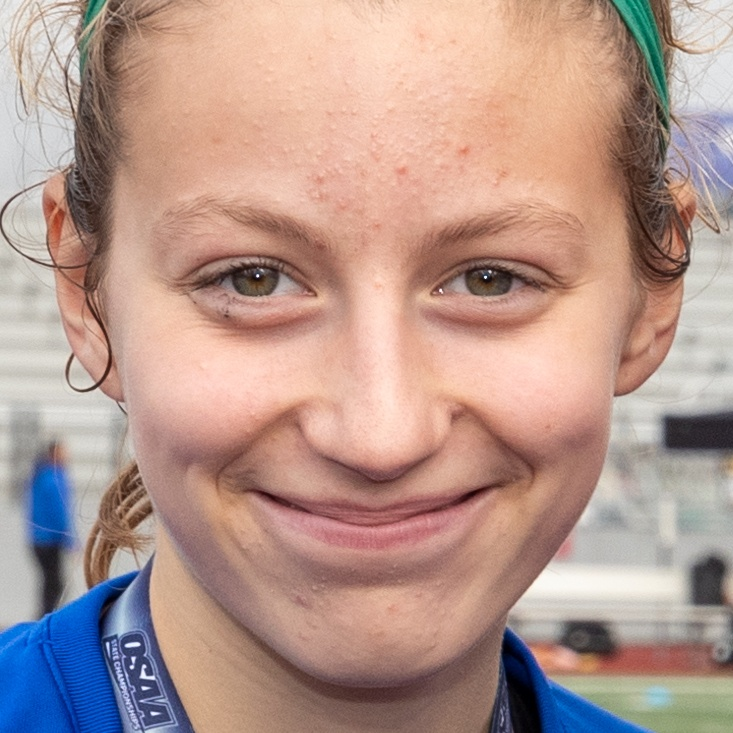
#> input picture Capstone 2 - Fútbol/data/00_support/face_vs_object_dataset/extended_faces/faces_0123.jpg, 733 x 733 px; its folder holds 4 pictures in this run
$ jupyter execute --allow-errors '08 - 02 Extended Face vs Object Model.ipynb'   (shell and % lines are left out)
#> lines starting #> are read from the running program, lines starting #| are printed output that depends on the picture
### Capstone 2 - Fútbol/code/support_class.py
import settings as s

import concurrent.futures
import cv2
from cv2 import Canny
from functools import partial
from imblearn.over_sampling import SMOTE
import lightgbm as lgb
from matplotlib import transforms
from matplotlib.colors import ListedColormap
from matplotlib.lines import Line2D
import matplotlib.patheffects as path_effects
import matplotlib.pyplot as plt
from matplotlib.ticker import PercentFormatter, StrMethodFormatter
import numpy as np
from pathlib import Path
import pandas as pd
import pickle
import rawpy
import seaborn as sns
from skimage.filters import laplace, sobel, roberts
from sklearn.preprocessing import binarize
from sklearn.model_selection import train_test_split
from sklearn.metrics import roc_auc_score, confusion_matrix, cohen_kappa_score, matthews_corrcoef
import time


# decorator to help with timing functions
# [10 lines left out: function time_it, not called in this run]


# class for holding functions for project
class Fball:

    # print blank lines
    # [25 lines left out: functions bl, save_model, load_model, not called in this run]


    @staticmethod
    def checkfile(file, ir=True):
#> called with ir = False
        num = 0
        if ir:
            file = s.REPORT_IMAGES_jn / file
        else:
            file = s.REPORT_IMAGES / file
        file_stem = file.stem
        while file.exists() or num == 0:
            num += 1
            file = file.parent / Path(file_stem + '_' + str(num).zfill(2) + file.suffix)
        return file


    # [258 lines left out: functions count_summary, get_face_embedding, get_crop, skin_tone, vectorized_form, get_data and 5 more, not called in this run]

    @staticmethod
    def plot_model_comparison(classification_algos_name, accuracy_score_list, y_limit):
        df_models = pd.DataFrame({"algorithms": classification_algos_name,
                                  "accuracy": accuracy_score_list})
        df_models.set_index(keys='algorithms', drop=True, inplace=True)
        df_models.sort_values(by='accuracy', ascending=True, inplace=True)
        fig, ax = plt.subplots(figsize=(10, 5))
        sns.barplot(df_models.index, df_models['accuracy'], palette='Blues', ax=ax)  # revoved xyz
        plt.xticks(rotation=90)
        plt.ylim(y_limit)
        plt.ylabel('Accuracy Score')
        plt.grid(True)
        plt.show()
        model_best_roc = df_models.index[-1]
        print(f'Best classifier: {model_best_roc}')
        Fball.bl()
        return model_best_roc

    # [365 lines left out: functions get_model_info, eval_model_valid, addl_measures, train_valid_test, graph_cutoff, exploded_cm and 10 more, not called in this run]


# face aligner
class FaceAligner:
    # [44 lines left out: functions __init__, align, not called in this run]

### Capstone 2 - Fútbol/reports/08 - 02 Extended Face vs Object Model.ipynb
Fútbol Match Highlights<br>
Face vs Object Model - Capstone 2<br>
Tom Widdows

This notebook trains and saves a model that can distinguish between faces and objects (non-faces). <br><br>
Face detection is the process of identifying faces in an image.  Face recognition is the process of recognizing a face that was detected.  During the process of face detection, the detector will often incorrectly identify objects (non-faces) as faces.  The images below show 4 **"faces"** detected from images.

The main application loads this model and verifies that detected faces in the current image are not objects (non-faces) before attempting facial recognition.  This notebooks purpose is to train and save a model for later use in the main application.

##### Housekeeping...

[cell 1]
#import required modules
import sys
sys.path.append('../code')
import settings as s

import cv2
from lightgbm import LGBMClassifier
import numpy as np
import pandas as pd
from pathlib import Path
import pickle
import random
from sklearn.metrics import accuracy_score, f1_score, precision_score, recall_score, roc_auc_score
from sklearn.naive_bayes import GaussianNB
from sklearn.neighbors import KNeighborsClassifier
from sklearn.preprocessing import StandardScaler
from sklearn.tree import DecisionTreeClassifier, ExtraTreeClassifier
from support_class import Fball, time_it
import time

start_all = time.time()  # track time for notebook to run

##### Common variables and settings...

[cell 2]
# variables used throughout the notebook
random.seed(14)
vec_size = 64  # pixel width & height (square) of training vector, vec is vec_size * vec_size

# save figure unique filenames
cm_valid_fig = Fball.checkfile('08 - 02 Extended Face vs Object Model CM Valid.jpg', ir=False)
cm_test_fig = Fball.checkfile('08 - 02 Extended Face vs Object Model CM Test.jpg', ir=False)

# classifiers
classification_algos_name = [
    "KNeighborsClassifier",
    "GaussianNB",
    "DecisionTreeClassifier",
    "ExtraTreeClassifier",
    "LGBMClassifier"
]

#> (the rest of this cell did not finish here and is left out)

#### Load our two datasets

[cell 3]
faces = [f for f in Path(s.FACE_VS_OBJECT_DATASET / 'extended_faces').iterdir()]
#> (the rest of this cell did not finish here and is left out)

#### Read the images in each set, convert to grayscale and resize

[cell 4]
# feature engineering for faces - read image, convert to grayscale and resize
faces_vecs = []
for face in faces:
    image = cv2.imread(str(face), cv2.IMREAD_GRAYSCALE)
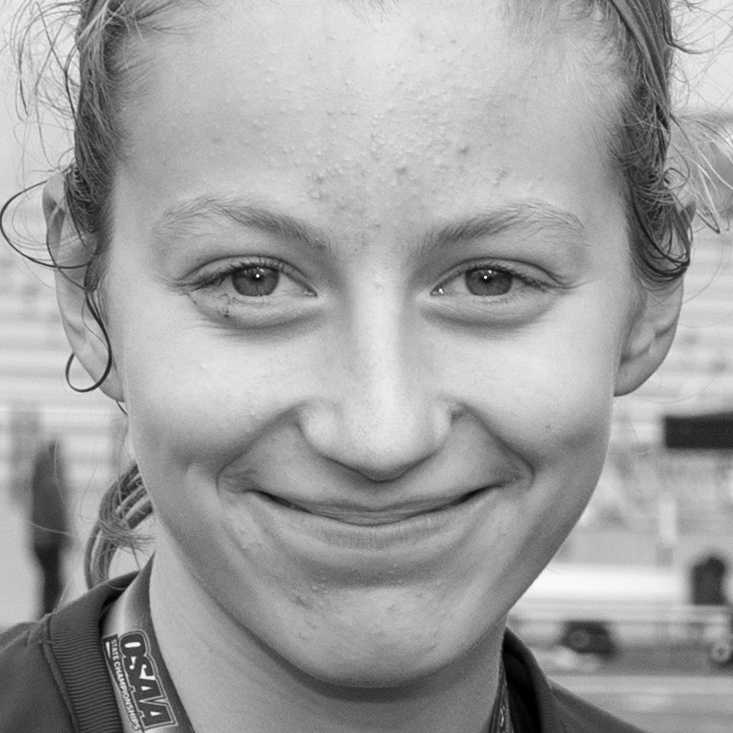
#> image: shape (733, 733); min 0, max 255, mean 159.6
    vec = cv2.resize(image, (vec_size, vec_size)).flatten()
#> vec = 4096 values, max 248 at index 3247, min 0 at index 3820, mean 159.6
    faces_vecs.append(vec)
#> pass 2 of the loop `for face in faces:`:
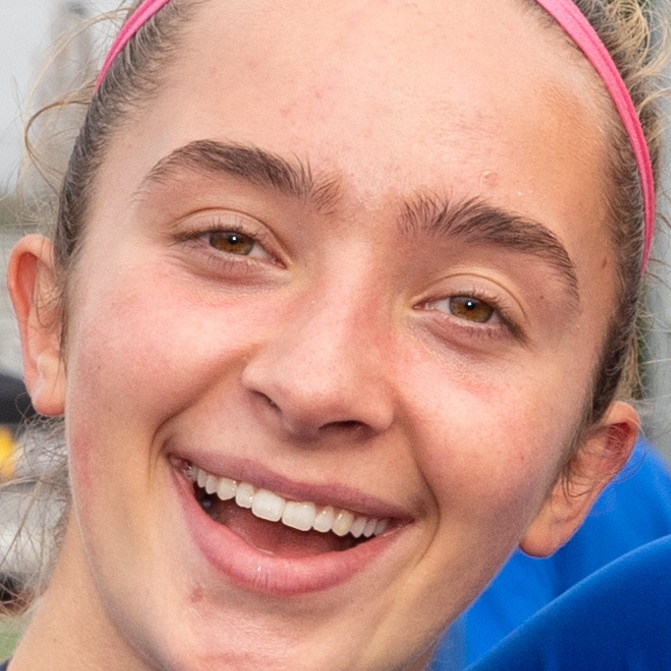
#> input picture Capstone 2 - Fútbol/data/00_support/face_vs_object_dataset/extended_faces/faces_0129.jpg, 671 x 671 px
#> `image = cv2.imread(str(face), cv2.IMREAD_GRAYSCALE)`:
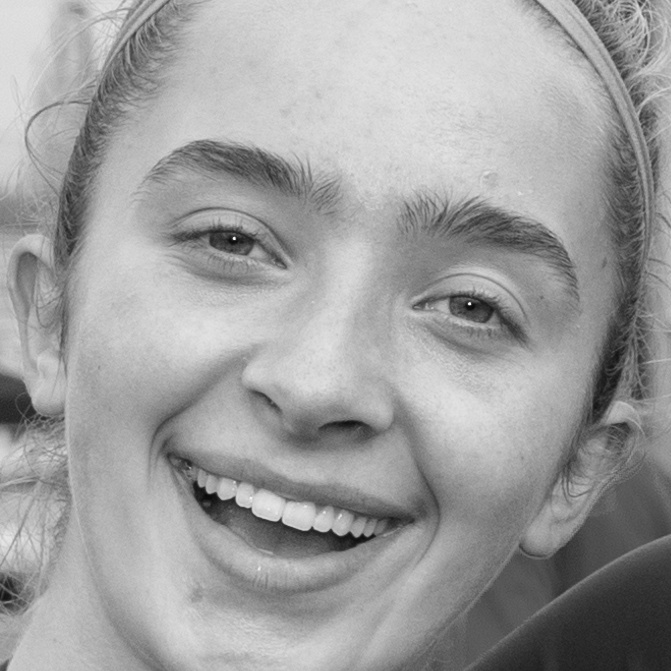
#> image: shape (671, 671); min 8, max 254, mean 158.8
#> vec = 4096 values, max 227 at index 3097, min 15 at index 3027, mean 158.5
#> pass 3 of the loop `for face in faces:`:
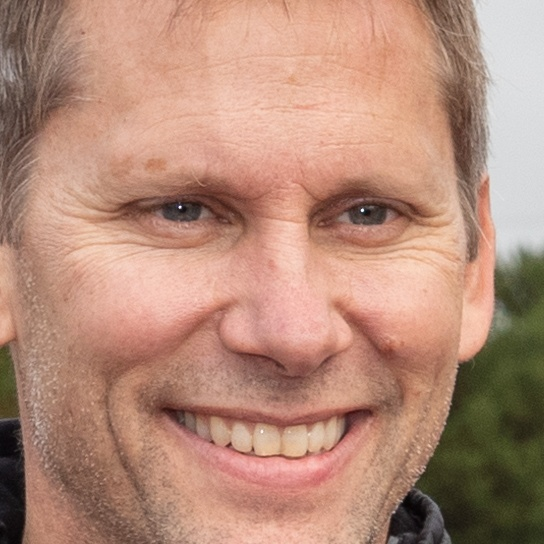
#> input picture Capstone 2 - Fútbol/data/00_support/face_vs_object_dataset/extended_faces/faces_0173.jpg, 544 x 544 px
#> `image = cv2.imread(str(face), cv2.IMREAD_GRAYSCALE)`:
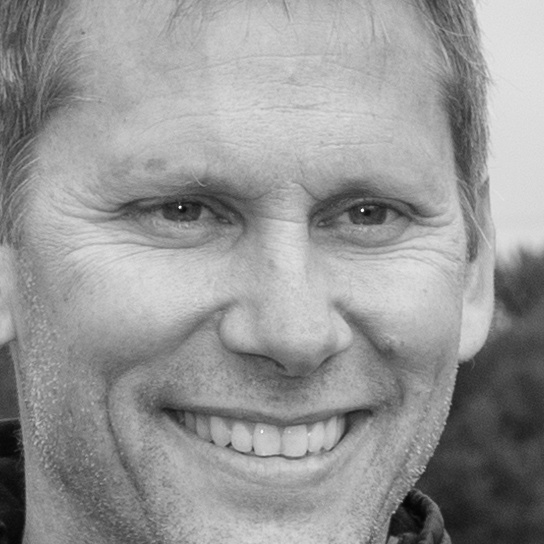
#> image: shape (544, 544); min 3, max 252, mean 150.2
#> vec = 4096 values, max 224 at index 315, min 5 at index 3889, mean 150.2
#> the loop made 4 passes; the first 3 are shown

[cell 5]
# feature engineering for objects (non-faces) - read image, convert to grayscale and resize
no_faces_vecs = []
#> no_faces_vecs = []
#> (the rest of this cell did not finish here and is left out)
